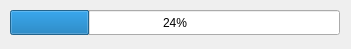
<?xml version="1.0" encoding="UTF-8"?>
<ui version="4.0">
 <class>BilibiliWin</class>
 <widget class="QWidget" name="BilibiliWin">
  <property name="geometry">
   <rect>
    <x>0</x>
    <y>0</y>
    <width>351</width>
    <height>49</height>
   </rect>
  </property>
  <property name="windowTitle">
   <string>Sk Getter下载进度</string>
  </property>
  <property name="windowIcon">
   <iconset>
    <normaloff>../src/img/icon.ico</normaloff>../src/img/icon.ico</iconset>
  </property>
  <widget class="QProgressBar" name="progressBar">
   <property name="geometry">
    <rect>
     <x>10</x>
     <y>10</y>
     <width>330</width>
     <height>25</height>
    </rect>
   </property>
   <property name="value">
    <number>24</number>
   </property>
  </widget>
 </widget>
 <resources/>
 <connections/>
</ui>
